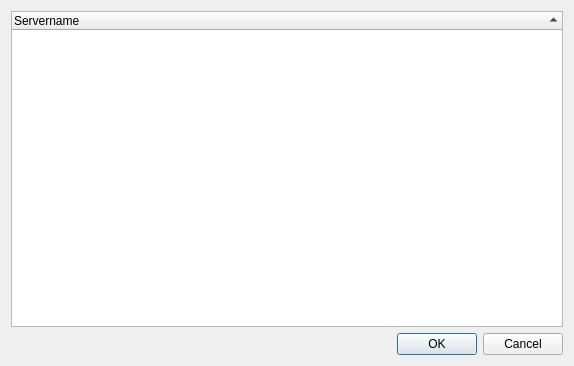
<?xml version="1.0" encoding="UTF-8"?>
<ui version="4.0">
 <class>ConnectDialog</class>
 <widget class="QDialog" name="ConnectDialog">
  <property name="geometry">
   <rect>
    <x>0</x>
    <y>0</y>
    <width>574</width>
    <height>366</height>
   </rect>
  </property>
  <property name="windowTitle">
   <string>Mumble Server Connect</string>
  </property>
  <layout class="QVBoxLayout" name="verticalLayout">
   <item>
    <widget class="ServerView" name="qtwServers">
     <property name="contextMenuPolicy">
      <enum>Qt::CustomContextMenu</enum>
     </property>
     <property name="dragEnabled">
	 <!-- NDN MUMBLE disable this
      <bool>true</bool>
	  -->
	  <bool>false</bool>
     </property>
     <property name="dragDropMode">
      <enum>QAbstractItemView::DragDrop</enum>
     </property>
     <property name="alternatingRowColors">
      <bool>true</bool>
     </property>
     <property name="autoExpandDelay">
      <number>250</number>
     </property>
     <property name="rootIsDecorated">
      <bool>true</bool>
     </property>
     <property name="uniformRowHeights">
      <bool>true</bool>
     </property>
     <property name="sortingEnabled">
      <bool>true</bool>
     </property>
     <attribute name="headerStretchLastSection">
	 <!-- NDN MUMBLE MADE IT TRUE -->
      <bool>true</bool>
     </attribute>
     <column>
      <property name="text">
       <string>Servername</string>
      </property>
     </column>
<!-- FOR NDN_MUMBLE
     <column>
      <property name="text">
       <string>Ping</string>
      </property>
     </column>
     <column>
      <property name="text">
       <string>Users</string>
      </property>
     </column>
	-->
    </widget>
   </item>
   <item>
    <widget class="QDialogButtonBox" name="qdbbButtonBox">
     <property name="standardButtons">
      <set>QDialogButtonBox::Cancel|QDialogButtonBox::Ok</set>
     </property>
    </widget>
   </item>
  </layout>
  <action name="qaFavoriteRemove">
   <property name="text">
    <string>Remove from Favorites</string>
   </property>
  </action>
  <action name="qaFavoriteEdit">
   <property name="text">
    <string>&amp;Edit...</string>
   </property>
  </action>
  <action name="qaFavoriteAddNew">
   <property name="text">
    <string>&amp;Add New...</string>
   </property>
   <property name="toolTip">
    <string>Add custom server</string>
   </property>
  </action>
  <action name="qaFavoriteAdd">
   <property name="text">
    <string>Add to &amp;Favorites</string>
   </property>
  </action>
  <action name="qaUrl">
   <property name="text">
    <string>Open &amp;Webpage</string>
   </property>
  </action>
  <action name="qaShowReachable">
   <property name="checkable">
    <bool>true</bool>
   </property>
   <property name="checked">
    <bool>true</bool>
   </property>
   <property name="text">
    <string>Show &amp;Reachable</string>
   </property>
   <property name="toolTip">
    <string>Show all servers that respond to ping</string>
   </property>
  </action>
  <action name="qaShowPopulated">
   <property name="checkable">
    <bool>true</bool>
   </property>
   <property name="checked">
    <bool>true</bool>
   </property>
   <property name="text">
    <string>Show &amp;Populated</string>
   </property>
   <property name="toolTip">
    <string>Show all servers with users</string>
   </property>
  </action>
  <action name="qaShowAll">
   <property name="checkable">
    <bool>true</bool>
   </property>
   <property name="text">
    <string>Show &amp;All</string>
   </property>
   <property name="toolTip">
    <string>Show all servers</string>
   </property>
  </action>
  <action name="qaFavoriteCopy">
   <property name="text">
    <string>&amp;Copy</string>
   </property>
   <property name="toolTip">
    <string>Copy favorite link to clipboard</string>
   </property>
  </action>
  <action name="qaFavoritePaste">
   <property name="text">
    <string>&amp;Paste</string>
   </property>
   <property name="toolTip">
    <string>Paste favorite from clipboard</string>
   </property>
  </action>
 </widget>
 <customwidgets>
  <customwidget>
   <class>ServerView</class>
   <extends>QTreeWidget</extends>
   <header>ConnectDialog.h</header>
  </customwidget>
 </customwidgets>
 <resources/>
 <connections>
  <connection>
   <sender>qdbbButtonBox</sender>
   <signal>accepted()</signal>
   <receiver>ConnectDialog</receiver>
   <slot>accept()</slot>
   <hints>
    <hint type="sourcelabel">
     <x>365</x>
     <y>270</y>
    </hint>
    <hint type="destinationlabel">
     <x>365</x>
     <y>513</y>
    </hint>
   </hints>
  </connection>
  <connection>
   <sender>qdbbButtonBox</sender>
   <signal>rejected()</signal>
   <receiver>ConnectDialog</receiver>
   <slot>reject()</slot>
   <hints>
    <hint type="sourcelabel">
     <x>459</x>
     <y>275</y>
    </hint>
    <hint type="destinationlabel">
     <x>456</x>
     <y>494</y>
    </hint>
   </hints>
  </connection>
 </connections>
</ui>
